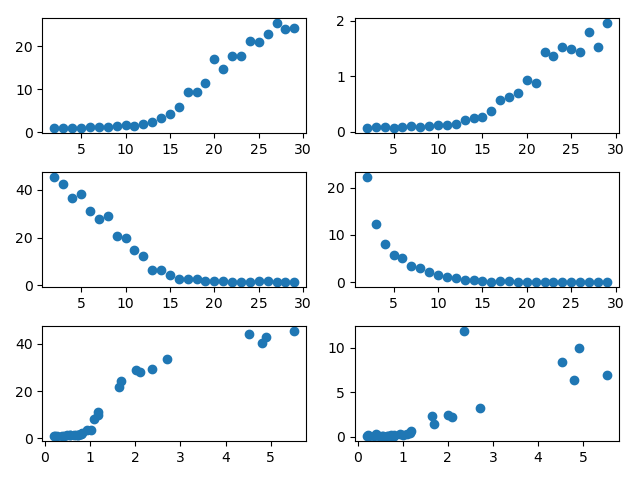

Here is the Python script that generated this plot:
import cmath as math
import random as random
import matplotlib.pyplot as plt
import numpy as np

N = 100

lamA = []
avgNodA = []
waitingA = []

lamD=[]
avgNodD = []
waitingD = []

r=[]
avgNodR = []
waitingR = []

def countAvgNWKolejce(kolejka):
    sum = kolejka[0]*A_i[0]
    time_sum = Ai
    for i in range(1, N):
        sum += kolejka[i]*(A_i[i]-A_i[i-1])

    return sum/time_sum

for lambda_A in range(2, 30):
    lambda_D = 15

    idx = []
    A_i = []
    D_i = []
    Ai = 0
    R_i = [] # czas oczekiwania oczekiwanie

    w_kolejce = []
    wykonane = []

    for i in range(N):
        idx.append(i)
        n = random.uniform(0, 1)
        tA_i = -math.log(n)/lambda_A
        tD_i = -math.log(n)/lambda_D
        Ai += tA_i

        if(i==0):
            A_i.append(tA_i)
            D_i.append(tA_i + tD_i)
        else:
            A_i.append(A_i[i-1] + tA_i)
            D_i.append(np.maximum(D_i[i-1], Ai) + tD_i)

        R_i.append(D_i[i] - A_i[i])

    # zliczanie zadan w kolejce w zależności od czasu
    d=0
    t_D = D_i[d]
    wyk=0
    w_kolejce.append(1)
    for i in range(1, N):
        while np.greater(A_i[i],t_D):
            wyk+=1
            d+=1
            t_D=D_i[d]
            # print(i, " ", d)

        w_kolejce.append(i+1-wyk)

    avg_n_w_kolejce = countAvgNWKolejce(w_kolejce)

    lamA.append(lambda_A)
    avgNodA.append(avg_n_w_kolejce)
    waitingA.append(np.average(R_i))

for lambda_D in range(2, 30):
    lambda_A = 15

    idx = []
    A_i = []
    D_i = []
    Ai = 0
    R_i = [] # czas oczekiwania oczekiwanie

    w_kolejce = []
    wykonane = []

    for i in range(N):
        idx.append(i)
        n = random.uniform(0, 1)
        tA_i = -math.log(n)/lambda_A
        tD_i = -math.log(n)/lambda_D
        Ai += tA_i

        if(i==0):
            A_i.append(tA_i)
            D_i.append(tA_i + tD_i)
        else:
            A_i.append(A_i[i-1] + tA_i)
            D_i.append(np.maximum(D_i[i-1], Ai) + tD_i)

        R_i.append(D_i[i] - A_i[i])

    # zliczanie zadan w kolejce w zależności od czasu
    d=0
    t_D = D_i[d]
    wyk=0
    w_kolejce.append(1)
    for i in range(1, N):
        while np.greater(A_i[i],t_D):
            wyk+=1
            d+=1
            t_D=D_i[d]
            # print(i, " ", d)

        w_kolejce.append(i+1-wyk)

    avg_n_w_kolejce = countAvgNWKolejce(w_kolejce)

    lamD.append(lambda_D)
    avgNodD.append(avg_n_w_kolejce)
    waitingD.append(np.average(R_i))

for i in range(0, 30):
    lambda_A = random.uniform(2, 30)
    lambda_D = random.uniform(2, 30)
    r_i = lambda_A/lambda_D

    idx = []
    A_i = []
    D_i = []
    Ai = 0
    R_i = [] # czas oczekiwania oczekiwanie

    w_kolejce = []
    wykonane = []

    for i in range(N):
        idx.append(i)
        n = random.uniform(0, 1)
        tA_i = -math.log(n)/lambda_A
        tD_i = -math.log(n)/lambda_D
        Ai += tA_i

        if(i==0):
            A_i.append(tA_i)
            D_i.append(tA_i + tD_i)
        else:
            A_i.append(A_i[i-1] + tA_i)
            D_i.append(np.maximum(D_i[i-1], Ai) + tD_i)

        R_i.append(D_i[i] - A_i[i])

    # zliczanie zadan w kolejce w zależności od czasu
    d=0
    t_D = D_i[d]
    wyk=0
    w_kolejce.append(1)
    for i in range(1, N):
        while np.greater(A_i[i],t_D):
            wyk+=1
            d+=1
            t_D=D_i[d]
            # print(i, " ", d)

        w_kolejce.append(i+1-wyk)

    avg_n_w_kolejce = countAvgNWKolejce(w_kolejce)

    r.append(r_i)
    avgNodR.append(avg_n_w_kolejce)
    waitingR.append(np.average(R_i))

fig, ((ax1, ax2), (ax3, ax4), (ax5, ax6)) = plt.subplots(3, 2)

ax1.scatter(lamA, avgNodA, label="liczba zadań w zależności od λA")
ax2.scatter(lamA, waitingA, label="czas oczekiwania w zależności od λA")

ax3.scatter(lamD, avgNodD, label="liczba zadań w zależności od λD")
ax4.scatter(lamD, waitingD, label="czas oczekiwania w zależności od λD")

ax5.scatter(r, avgNodR, label="liczba zadań w zależności od λA/λD")
ax6.scatter(r, waitingR, label="czas oczekiwania w zależności od λA/λD")

# plt.legend()
plt.show()
